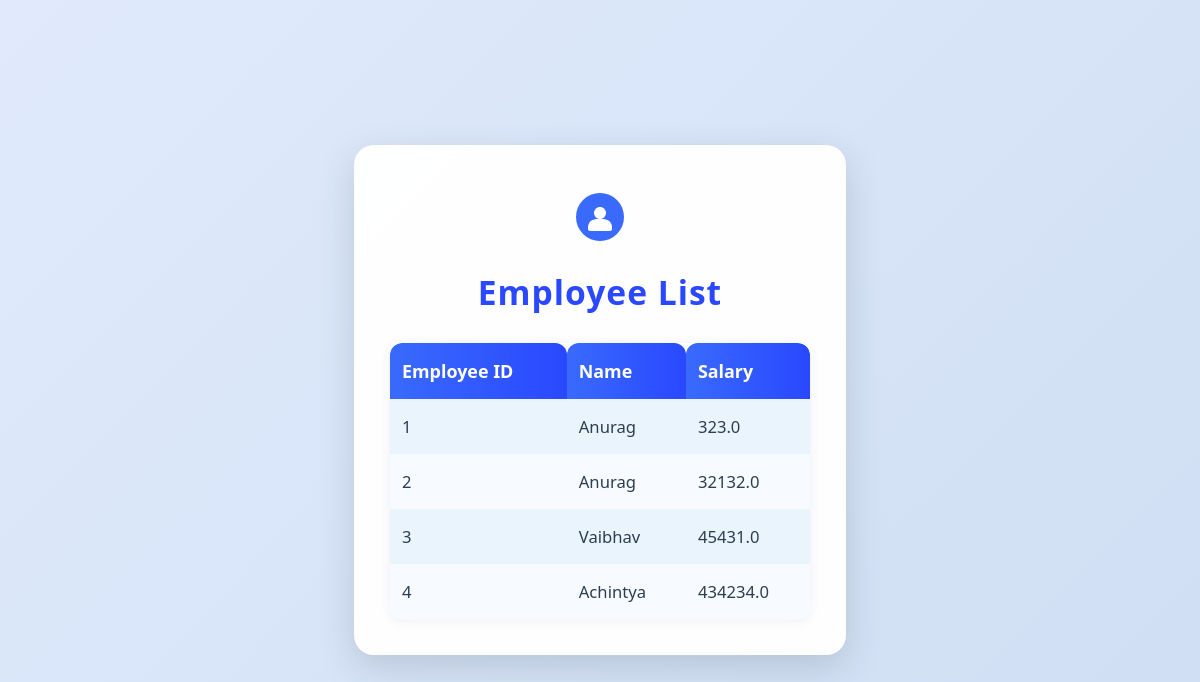
Page /read/ on the earlier database version.
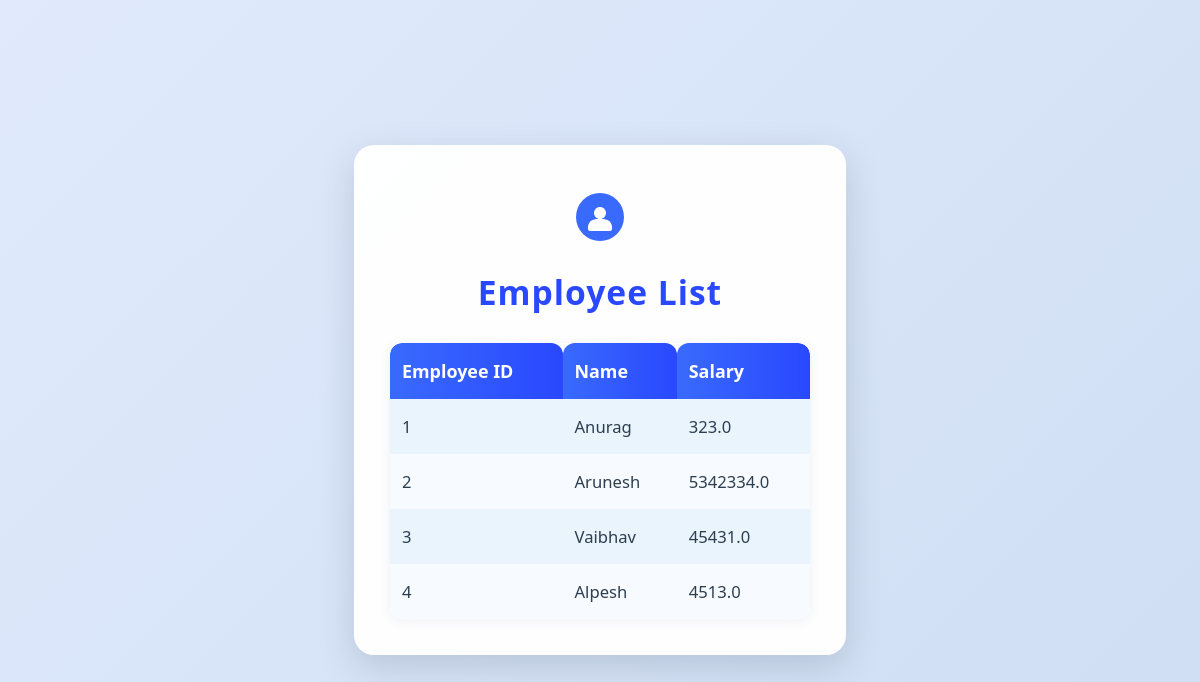
Same page on the later database version.
### Employee/models.py (models this page shows, shortened)
class Employee(models.Model):
    empid=models.IntegerField(default=0,primary_key=True)
    empname=models.CharField(max_length=200)
    empsalary=models.FloatField()

### Empmanagement/views.py (the view)
# urls.py: path('read/',views.read,name="read"),
def read(request):
    return render(request,"Read.html",context={"emp":display_employee()})

### Employee/models.py (called while the page is built)
def display_employee():
    return Employee.objects.all()

### Empmanagement/templates/Read.html (shortened to what this page needs)
<!DOCTYPE html>
<html lang="en">
<head>
</head>
<body>
    <div class="table-container">
        <div class="header-icon">
        </div>
        <h2 class="table-title">Employee List</h2>
        <table>
            <thead>
                <tr>
                    <th>Employee ID</th>
                    <th>Name</th>
                    <th>Salary</th>
                </tr>
            </thead>
            <tbody>
                {% for e in emp %}
                <tr>
                    <td>{{e.empid}}</td>
                    <td>{{e.empname}}</td>
                    <td>{{e.empsalary}}</td>
                </tr>
                {% empty %}
                <tr><td colspan="3" style="text-align:center; color:#888;">No employees found.</td></tr>
                {% endfor %}
            </tbody>
        </table>
    </div>
</body>
</html>

### Empmanagement/templates/Read.html (style rules this page uses)
body { font-family: 'Segoe UI', Arial, sans-serif; background: linear-gradient(135deg, #e0eafc 0%, #cfdef3 100%); min-height: 100vh; margin: 0; display: flex; align-items: center; justify-content: center; }
.table-container { background: rgba(255,255,255,0.98); padding: 48px 36px 36px 36px; border-radius: 20px; box-shadow: 0 12px 36px rgba(44, 62, 80, 0.18); min-width: 420px; position: relative; }
.header-icon { display: flex; justify-content: center; align-items: center; margin-bottom: 10px; }
.table-title { text-align:center; color:#2948ff; margin-bottom:28px; font-size:2.1rem; font-weight:700; letter-spacing:1px; }
table { width: 100%; border-collapse: separate; border-spacing: 0; margin-top: 10px; box-shadow: 0 2px 12px rgba(44, 62, 80, 0.07); border-radius: 12px; overflow: hidden; }
th, td { padding: 16px 12px; text-align: left; }
th { background: linear-gradient(90deg, #396afc 0%, #2948ff 100%); color: #fff; font-size: 1.12rem; font-weight: 700; border-top-left-radius: 12px; border-top-right-radius: 12px; }
tbody tr { transition: background 0.2s, transform 0.2s; }
tr:nth-child(even) { background-color: #f7fbff; }
tr:nth-child(odd) { background-color: #eaf4fc; }
td { font-size: 1.04rem; color: #2d3e50; }
table tr:first-child th:first-child { border-top-left-radius: 12px; }
table tr:first-child th:last-child { border-top-right-radius: 12px; }

Differences in the rows shown:
changed Employee id 2: empname "Anurag" → "Arunesh"; empsalary "32132.0" → "5342334.0"
changed Employee id 4: empname "Achintya" → "Alpesh"; empsalary "434234.0" → "4513.0"
